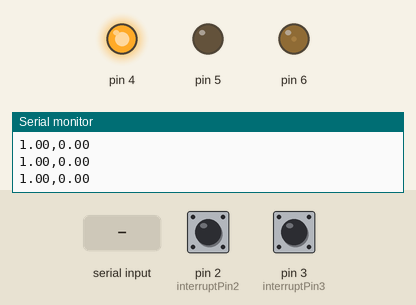
Bench run of a sketch on a simulated Arduino Uno, built with avr-gcc and run on an emulated ATmega328P. Shown: output pins drawn as LEDs (lit = HIGH), the last lines printed to the serial monitor. The test bench sets the inputs (shaded band); at power-on: pin 2 (interruptPin2) HIGH, pin 3 (interruptPin3) HIGH.

Above: at 1.23 s.
1.3 s: "90,45\n" received over Serial
3.8 s: "0\n" received over Serial
At 5.4 s:
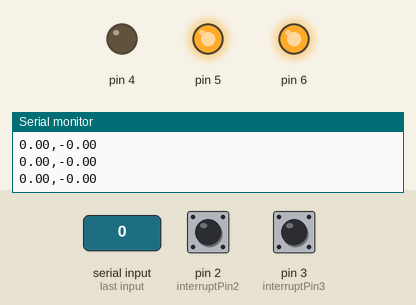
6.3 s: "30,150\n" received over Serial
At 7.7 s:
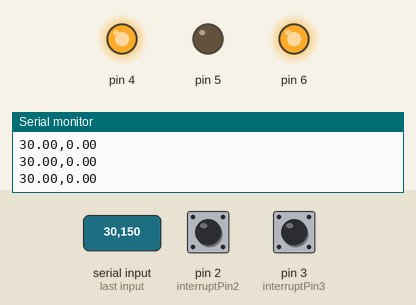
Timing chart, 0 to 9.3 s (numbered marks = the images above; inputs shaded):
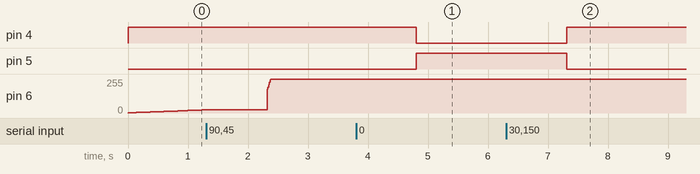

The sketch:

w12_1_2_3.ino
```cpp
#include<string.h>
float previous_error;
float integral;
float error;
float derivative;
float setpoint=1;
float kp=0.5,ki=0.2,kd=1.5;
float speed=0,C,B,dis,fs,s;
const byte interruptPin2 = 2;
const byte interruptPin3 = 3;
int timer1_counter;
String a,buff;
void setup()
{
  pinMode(4, OUTPUT);
  pinMode(5, OUTPUT);
  pinMode(6, OUTPUT);
  pinMode(interruptPin2, INPUT_PULLUP);
  pinMode(interruptPin3, INPUT_PULLUP);
  attachInterrupt(digitalPinToInterrupt(interruptPin2),S,RISING);
  attachInterrupt(digitalPinToInterrupt(interruptPin3),D,RISING);
  Serial.begin(9600);
  noInterrupts();           // disable all interrupts
  TCCR1A = 0;
  TCCR1B = 0;
  timer1_counter = 59286;   // preload timer 65536-16MHz/256/2Hz (34286 for 0.5sec) (59286 for 0.1sec)
  TCNT1 = timer1_counter;   // preload timer
  TCCR1B |= (1 << CS12);    // 256 prescaler
  TIMSK1 |= (1 << TOIE1);   // enable timer overflow interrupt
  interrupts();             // enable all interrupts
}

void loop()
{
  if(Serial.available())
  {
    a = Serial.readString();
    setpoint = a.toInt();
    Serial.print(setpoint);
  }
 if(setpoint>0)
 {
 s=setpoint;
 FOW(speed);
 Serial.print(setpoint);
 Serial.print(",");
 Serial.println(fs);
 }
 else
 {
 s=setpoint*-1;
 BACK(speed);
 Serial.print(setpoint);
 Serial.print(",-");
 Serial.println(fs);
 }
 error=s-fs;
 integral=integral+error;
 derivative= error - previous_error;
 speed=(kp*error)+(ki*integral)+(kd*derivative);
 previous_error=error;
  if(speed>255)
    speed=255;
  if(speed<0)
    speed=0;
}
void FOW(int A)
{
 digitalWrite(4,HIGH);
 digitalWrite(5,LOW);
 analogWrite(6,A);
}
void BACK(int D)
{
 digitalWrite(4,LOW);
 digitalWrite(5,HIGH);
 analogWrite(6,D);
}
void D()
{
  B = digitalRead(interruptPin2);
  C = digitalRead(interruptPin3);
  if((B==0)&&(C==1))
    dis++;
}
void S()
{
  B = digitalRead(interruptPin2);
  C = digitalRead(interruptPin3);
  if((B==1)&&(C==0))
    dis++;
}
ISR(TIMER1_OVF_vect)        // interrupt service routine - tick every 0.1sec
  {
    TCNT1 = timer1_counter;   // set timer
    fs = 2.0*60.0*(dis/5500.0)/0.1;  //calculate motor speed, unit is rpm
    dis=0;
  }
```

Measured:
- after the input at 3.8 s, pin 4: HIGH → LOW after 1.0 s; pin 5: LOW → HIGH after 1.0 s
- after the input at 6.3 s, pin 4: LOW → HIGH after 1.0 s; pin 5: HIGH → LOW after 1.0 s
